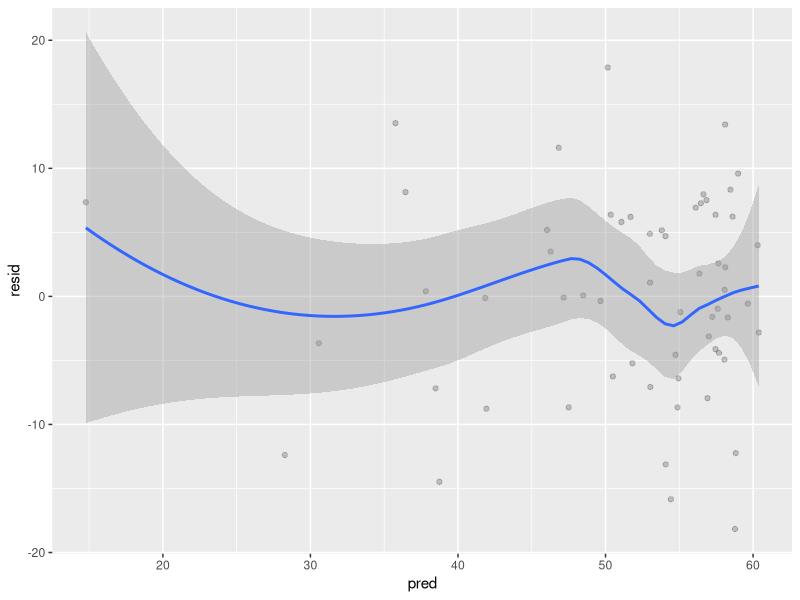
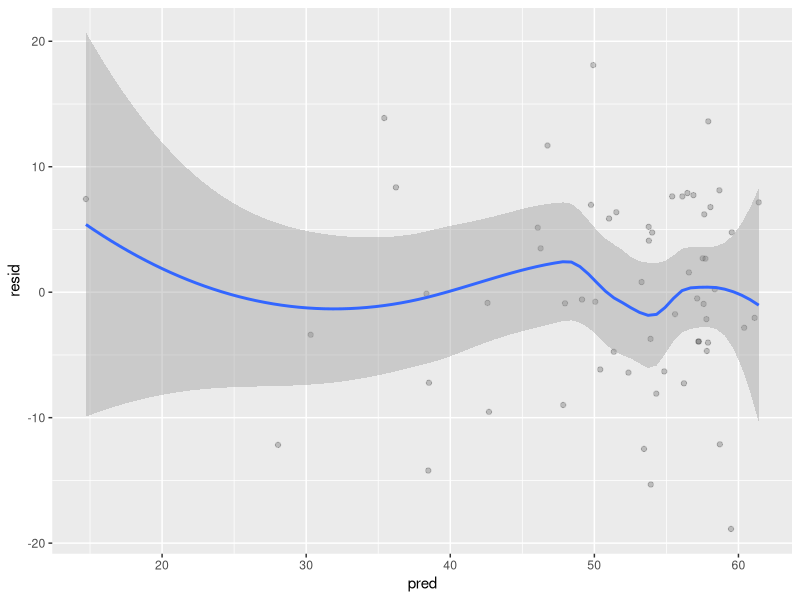
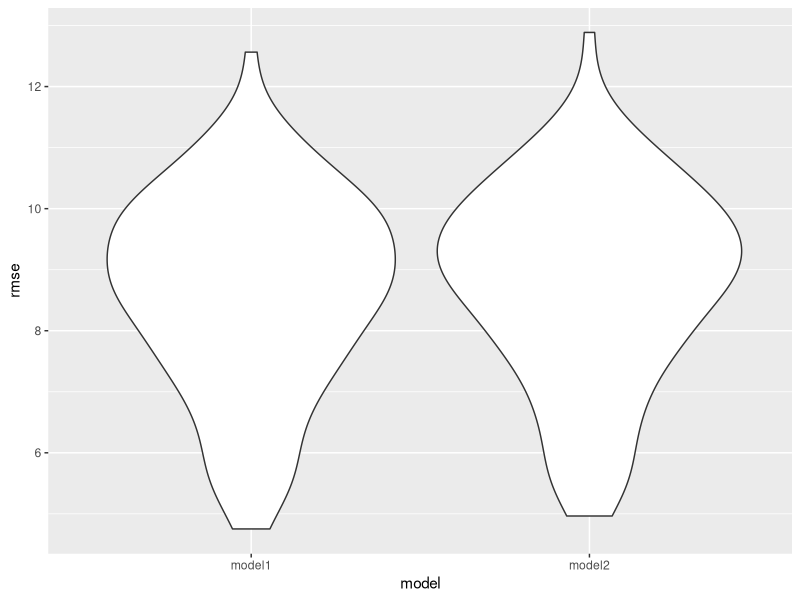

The R script that drew these images, in order:
## ---- chunk 1
library(tidyverse)
library(readxl)
library(modelr)
library(mgcv)
library(broom)
## ---- chunk 2
election_covid = read.csv("data/voting_covid_detail.csv")
age = read_excel("data/voting_age_county_level_clean_v2.0.xlsx")
poverty = read_excel("data/poverty_county_level__clean_v2.0.xlsx")
hospitals = read_excel("data/2020_health_facility_count.xlsx")
names(election_covid)[names(election_covid)=="County"] <- "county"
## ---- chunk 3
final_data = list(election_covid,age,poverty,hospitals)
final_data = final_data %>% reduce(left_join, by = "county")
## ---- chunk 4
model1 = lm(republician_percent~below_poverty_percentage+below_30_percent+above_65_percent+count, data = final_data)
## ---- chunk 5
summary(model1)
## ---- chunk 6
model1_data <- final_data |>
  add_predictions(model1) |>
  add_residuals(model1)
## ---- chunk 7
ggplot(model1_data, aes(x = pred, y = resid)) +
  geom_point(alpha = 0.2) +
  geom_smooth()
## ---- chunk 8
model2 = lm(republician_percent~below_poverty_percentage+below_30_percent+above_65_percent+count+Test_Positive, data = final_data)
## ---- chunk 9
summary(model2)
## ---- chunk 10
model2_data <- final_data |>
  add_predictions(model2) |>
  add_residuals(model2)
## ---- chunk 11
ggplot(model2_data, aes(x = pred, y = resid)) +
  geom_point(alpha = 0.2) +
  geom_smooth()
## ---- chunk 12
compare = crossv_mc(final_data, 100) |> mutate(train = map(train, as_tibble),
                                      test = map(test, as_tibble))
## ---- chunk 13
compare = compare |> mutate(
    model1 = map(train, \(df) lm(republician_percent~below_poverty_percentage+below_30_percent+above_65_percent+count, data = df)),
    model2 = map(train, \(df) lm(republician_percent~below_poverty_percentage+below_30_percent+above_65_percent+count+Test_Positive, data = df)),
    rmse_model1 = 
      map2_dbl(model1, test, \(mod, df) rmse(model = mod, data = df)),
    rmse_model2 = 
      map2_dbl(model2, test, \(mod, df) rmse(model = mod, data = df))
)
## ---- chunk 14
compare |> 
  select(starts_with("rmse")) |> 
  pivot_longer(
    everything(),
    names_to = "model", 
    values_to = "rmse",
    names_prefix = "rmse_") |> 
  mutate(model = fct_inorder(model)) |> 
  ggplot(aes(x = model, y = rmse)) + geom_violin()
